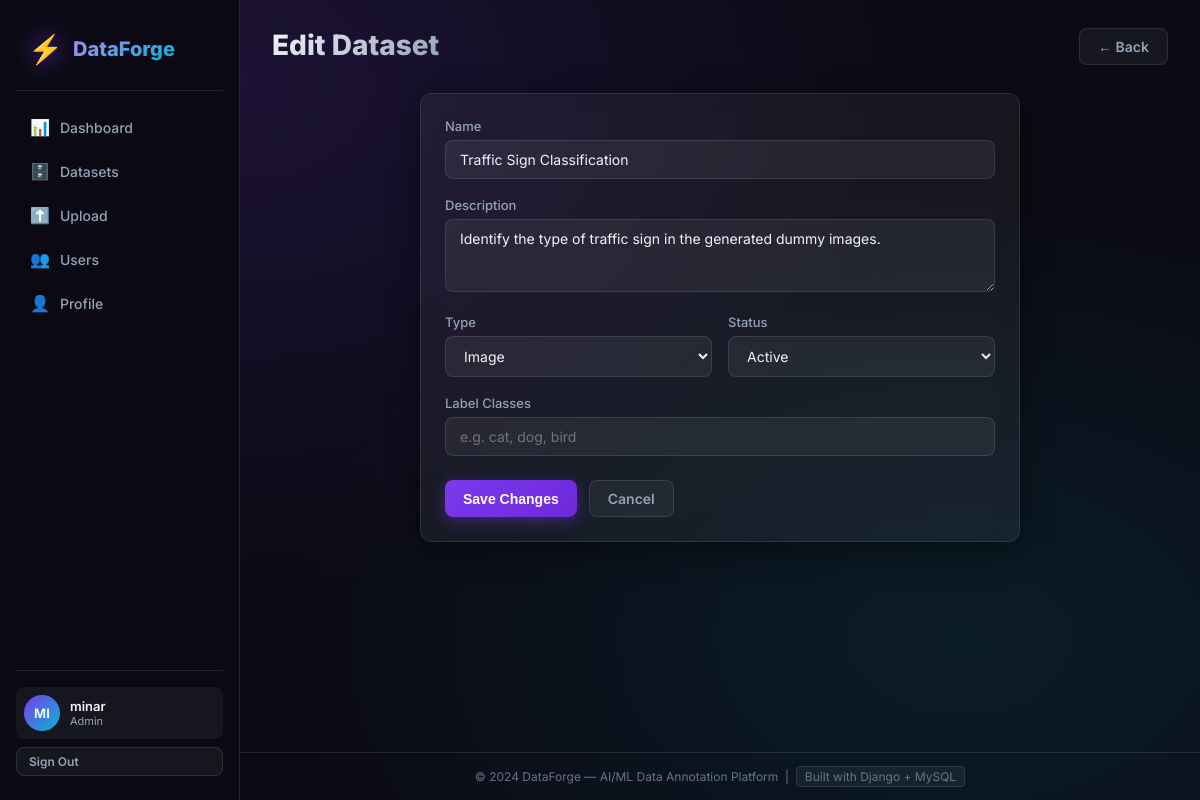
Page /datasets/2/edit/ (signed in) on the committed database.
### apps/accounts/models.py (models this page shows, shortened)
class CustomUser(AbstractUser):
    ROLE_CHOICES = [
        ('admin', 'Admin'),
        ('annotator', 'Annotator'),
    ]
    role = models.CharField(max_length=20, choices=ROLE_CHOICES, default='annotator')
    bio = models.TextField(blank=True, null=True)
    avatar = models.ImageField(upload_to='avatars/', blank=True, null=True)
    is_active = models.BooleanField(default=True)
    def is_admin(self):
        return self.role == 'admin'

### apps/datasets/models.py (models this page shows, shortened)
class Dataset(models.Model):
    STATUS_CHOICES = [
        ('active', 'Active'),
        ('archived', 'Archived'),
        ('completed', 'Completed'),
    ]
    FILE_TYPE_CHOICES = [
        ('image', 'Image'),
        ('text', 'Text'),
    ]
    TASK_CHOICES = [
        ('classification', 'Classification'),
        ('object_detection', 'Object Detection'),
    ]
    name = models.CharField(max_length=255)
    description = models.TextField(blank=True)
    label_classes = models.JSONField(default=list, help_text='List of label class names e.g. ["cat","dog"]')
    file_type = models.CharField(max_length=20, choices=FILE_TYPE_CHOICES, default='image')
    annotation_task = models.CharField(max_length=30, choices=TASK_CHOICES, default='classification')
    uploaded_by = models.ForeignKey(
        settings.AUTH_USER_MODEL,
        on_delete=models.SET_NULL,
        null=True,
        related_name='datasets'
    )
    status = models.CharField(max_length=20, choices=STATUS_CHOICES, default='active')
    created_at = models.DateTimeField(auto_now_add=True)
    updated_at = models.DateTimeField(auto_now=True)
    class Meta:
        ordering = ['-created_at']
    def get_label_classes(self):
        if isinstance(self.label_classes, list):
            return self.label_classes
        try:
            return json.loads(self.label_classes)
        except Exception:
            return []

### apps/datasets/views.py (the view)
# urls.py: path('<int:pk>/edit/', views.dataset_edit, name='edit'),
@login_required
def dataset_edit(request, pk):
    dataset = get_object_or_404(Dataset, pk=pk)
    if not request.user.is_admin() and dataset.uploaded_by != request.user:
        messages.error(request, 'You do not have permission to edit this dataset.')
        return redirect('datasets:detail', pk=pk)
    form = DatasetForm(request.POST or None, instance=dataset)
    if request.method == 'POST' and form.is_valid():
        form.save()
        messages.success(request, 'Dataset updated.')
        return redirect('datasets:detail', pk=pk)
    return render(request, 'datasets/edit.html', {'form': form, 'dataset': dataset})

### templates/datasets/edit.html (shortened to what this page needs)
{% extends 'base.html' %}
{% block content %}
<div class="page-header">
  <div class="page-header-content">
    <h1 class="page-title">Edit Dataset</h1>
  </div>
  <a href="{% url 'datasets:detail' dataset.pk %}" class="btn btn-ghost">← Back</a>
</div>
<div class="glass-card" style="max-width:600px;margin:0 auto">
  <form method="post">
    <div class="form-group"><label class="form-label">Name</label>{{ form.name }}</div>
    <div class="form-group"><label class="form-label">Description</label>{{ form.description }}</div>
    <div class="form-row">
      <div class="form-group"><label class="form-label">Type</label>{{ form.file_type }}</div>
      <div class="form-group"><label class="form-label">Status</label>{{ form.status }}</div>
    </div>
    <div class="form-group"><label class="form-label">Label Classes</label>{{ form.label_classes_input }}</div>
    <div class="form-actions">
      <button type="submit" class="btn btn-primary" id="edit-save-btn">Save Changes</button>
      <a href="{% url 'datasets:detail' dataset.pk %}" class="btn btn-ghost">Cancel</a>
    </div>
  </form>
</div>
{% endblock %}

### templates/base.html (shortened to what this page needs)
<!DOCTYPE html>
<html lang="en">
<head>
  {% load static %}
  <link rel="stylesheet" href="{% static 'css/main.css' %}" />
</head>
<body>
  {% if user.is_authenticated %}
  <nav class="navbar" id="main-navbar">
    <div class="nav-brand">
      <div class="brand-icon">⚡</div>
      <span class="brand-name">DataForge</span>
    </div>
    <ul class="nav-links" id="nav-links">
      <li><a href="{% url 'dashboard:home' %}" class="nav-link {% block nav_dashboard %}{% endblock %}">
        <span class="nav-icon">📊</span> Dashboard
      </a></li>
      <li><a href="{% url 'datasets:list' %}" class="nav-link {% block nav_datasets %}{% endblock %}">
        <span class="nav-icon">🗄️</span> Datasets
      </a></li>
      <li><a href="{% url 'datasets:upload' %}" class="nav-link {% block nav_upload %}{% endblock %}">
        <span class="nav-icon">⬆️</span> Upload
      </a></li>
      {% if user.role == 'admin' %}
      <li><a href="{% url 'accounts:user_list' %}" class="nav-link {% block nav_users %}{% endblock %}">
        <span class="nav-icon">👥</span> Users
      </a></li>
      {% endif %}
      <li><a href="{% url 'accounts:profile' %}" class="nav-link {% block nav_profile %}{% endblock %}">
        <span class="nav-icon">👤</span> Profile
      </a></li>
    </ul>
    <div class="nav-user">
      <div class="user-badge" title="{{ user.role|title }}">
        {% if user.avatar %}
          <img src="{{ user.avatar.url }}" alt="Avatar" class="user-avatar-sm" />
        {% else %}
          <div class="user-initials">{{ user.username|slice:":2"|upper }}</div>
        {% endif %}
        <div class="user-info">
          <span class="user-name">{{ user.username }}</span>
          <span class="user-role role-{{ user.role }}">{{ user.role|title }}</span>
        </div>
      </div>
      <a href="{% url 'accounts:logout' %}" class="btn btn-ghost btn-sm" id="logout-btn">Sign Out</a>
    </div>
  </nav>
  {% endif %}
  <main class="main-content {% if not user.is_authenticated %}main-full{% endif %}">
    {% block content %}{% endblock %}
  </main>
  <footer class="site-footer">
    <p>© 2024 DataForge — AI/ML Data Annotation Platform &nbsp;|&nbsp;
      <span class="footer-badge">Built with Django + MySQL</span>
    </p>
  </footer>
</body>
</html>

### rows in the picture
CustomUser: username "MI", username "minar", role "Admin"
Dataset: name "Traffic Sign Classification", description "Identify the type of traffic sign in the generated dummy images.", file_type "Image", status "Active"
